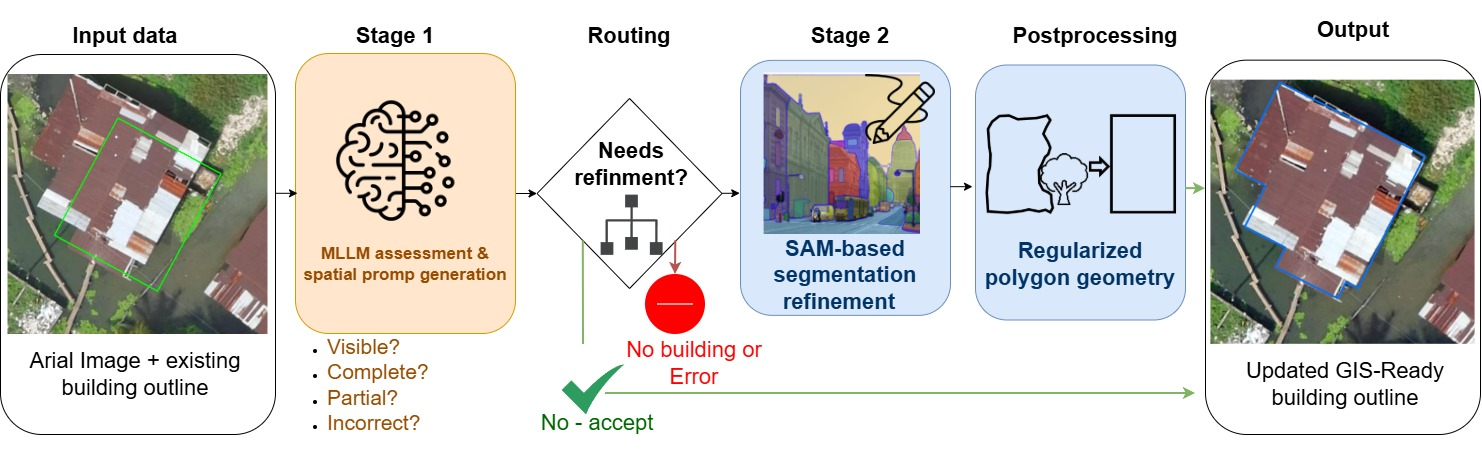
#> input picture Theory/Pictures/IntroduceWorkflow.jpg, 1482 x 454 px; its folder holds only this picture in this run
$ python -i tiler.py   (imports and definitions only)
#> lines starting #> are read from the running program, lines starting #| are printed output that depends on the picture
from __future__ import annotations
import numpy as np, cv2
import geopandas as gpd
import rasterio
from rasterio.windows import Window
from rasterio.enums import Resampling
from typing import Iterator, Tuple
import numpy as np, random
from shapely.geometry import Polygon, MultiPolygon, mapping

# [17 lines left out: functions local_to_global_points, to_rgb_uint8, not called in this run]

def enhance_local_contrast(rgb: np.ndarray) -> np.ndarray:
    try:
        lab = cv2.cvtColor(rgb, cv2.COLOR_RGB2LAB)
#> lab: shape (454, 1482, 3); mean of channels 0, 1, 2 209.9, 128.4, 130.5
        l, a, b = cv2.split(lab)
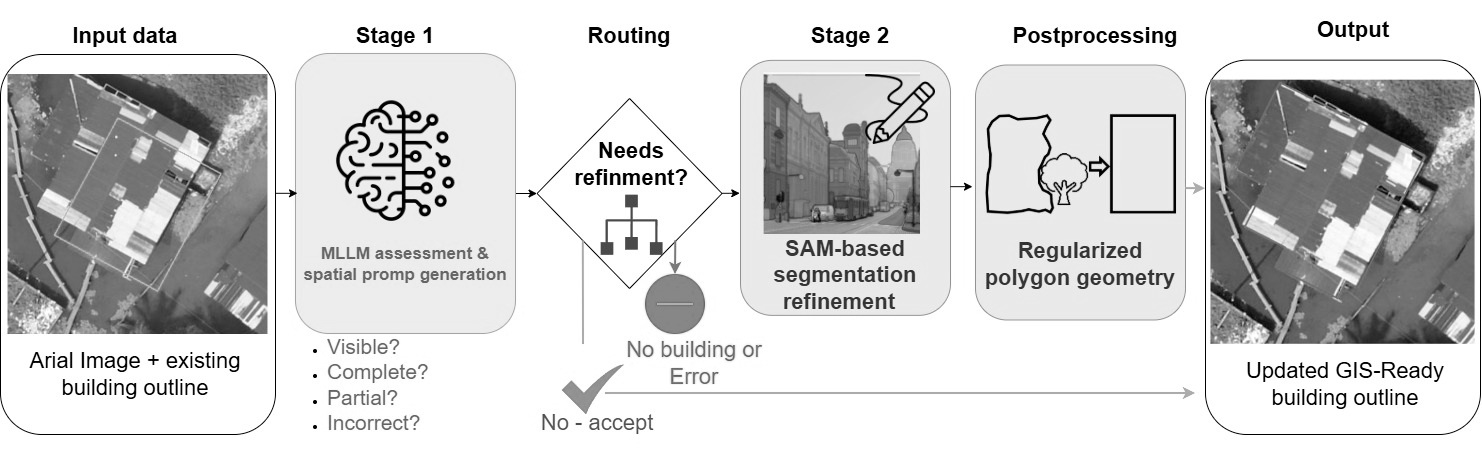
#> l: shape (454, 1482); min 0, max 255, mean 209.9
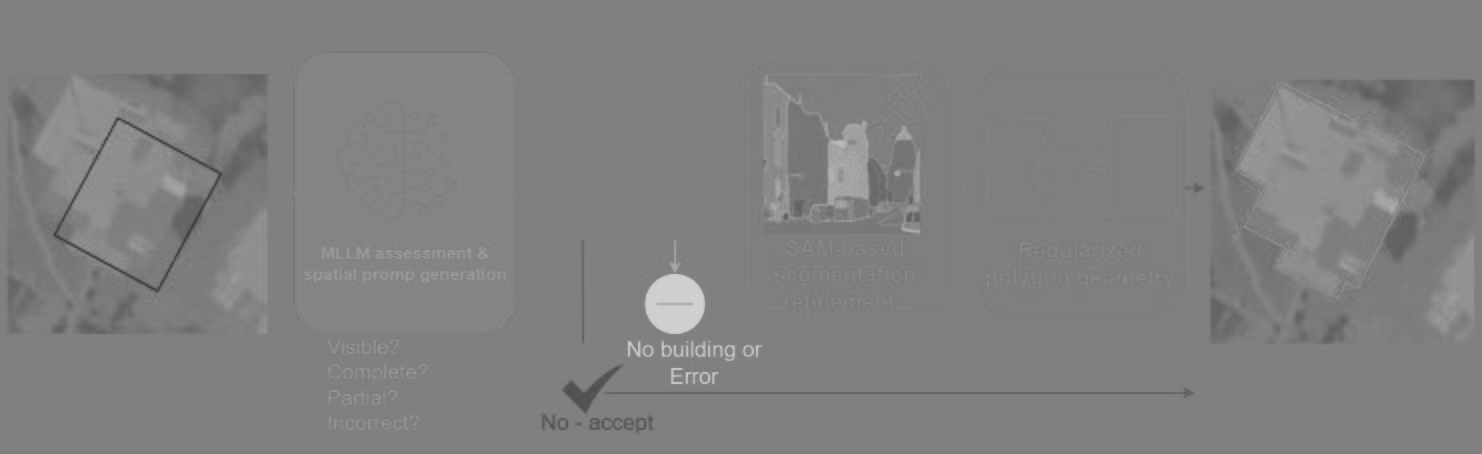
#> a: shape (454, 1482); min 62, max 208, mean 128.4
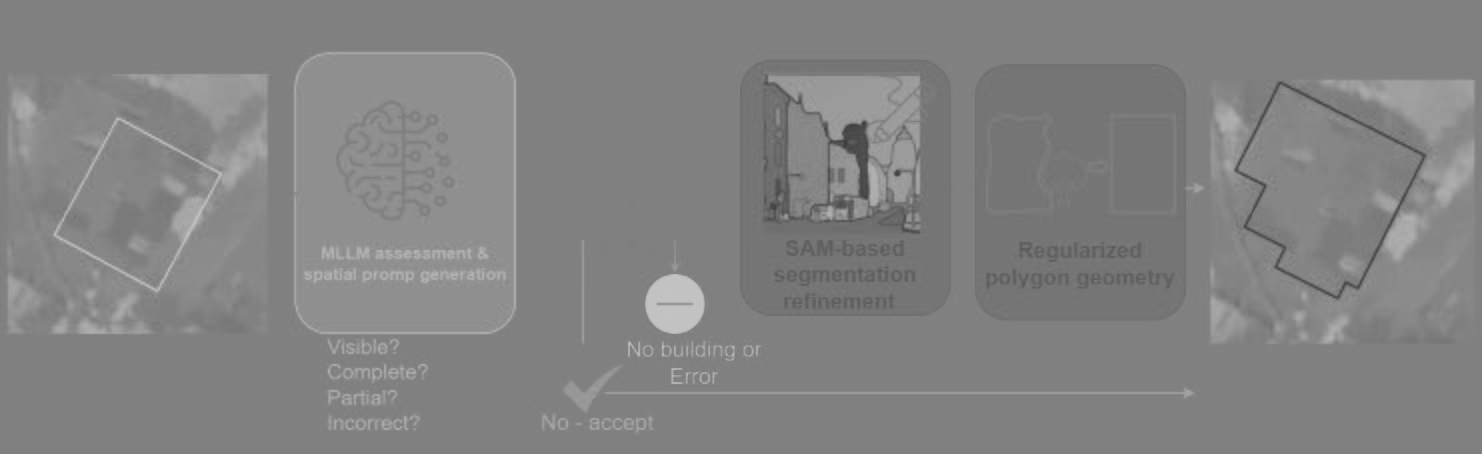
#> b: shape (454, 1482); min 61, max 195, mean 130.5
        clahe = cv2.createCLAHE(clipLimit=2.0, tileGridSize=(8, 8))
        l2 = clahe.apply(l)
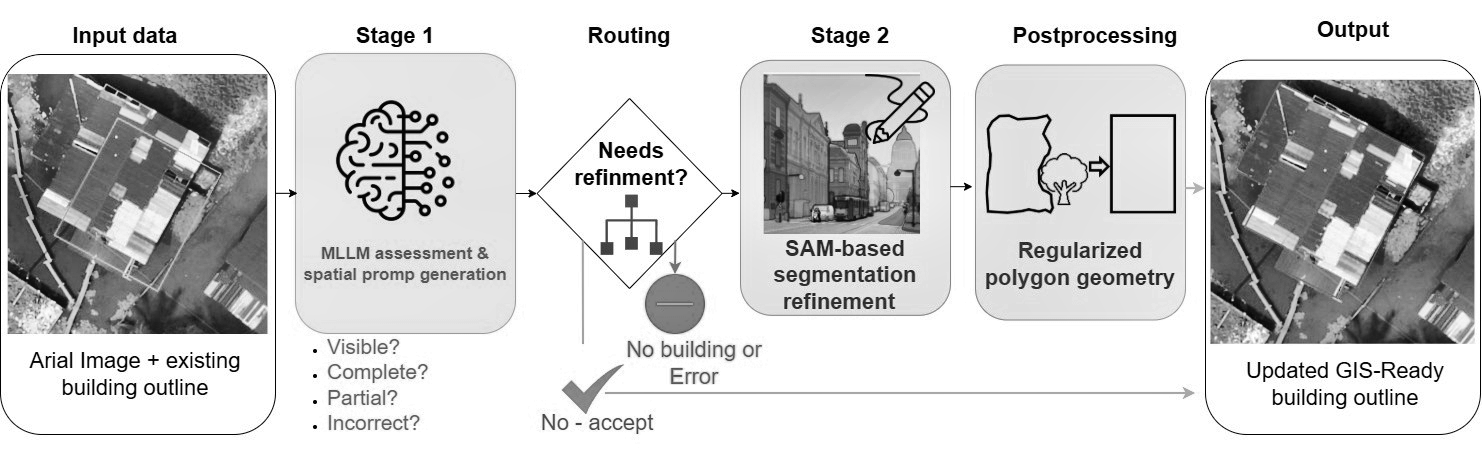
#> l2: shape (454, 1482); min 0, max 255, mean 206.5
        return cv2.cvtColor(cv2.merge([l2, a, b]), cv2.COLOR_LAB2RGB)
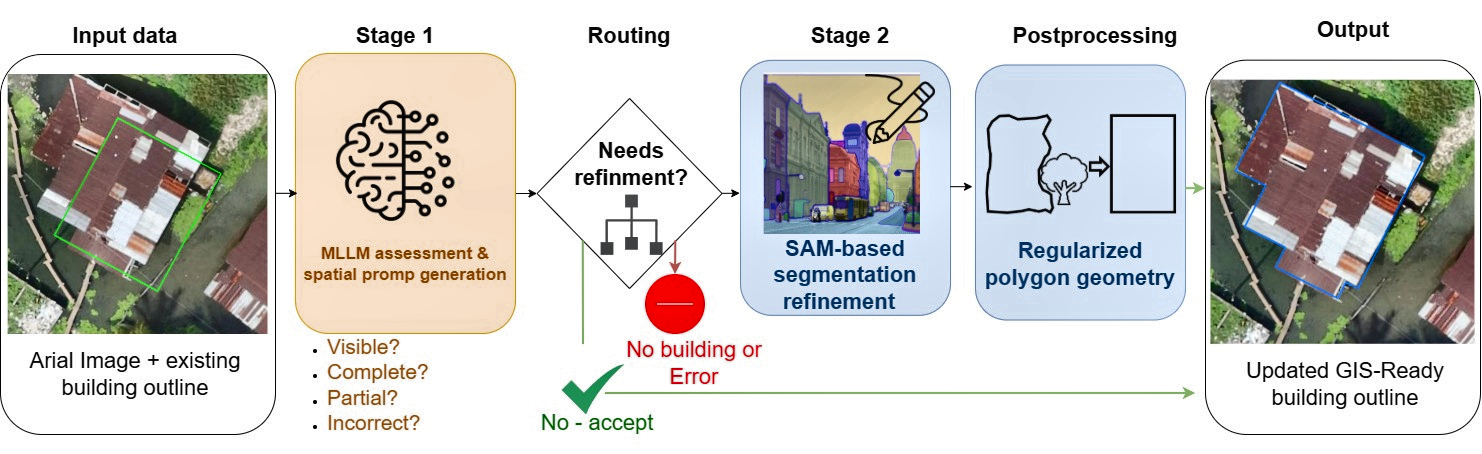
#> returned value: shape (454, 1482, 3); mean R, G, B 204.8, 203.2, 199.6
    except Exception:
        return rgb

# [79 lines left out: functions iter_tiles, crop_for_polygon, sample_polygons, not called in this run]

>>> import cv2
>>> picture = cv2.cvtColor(cv2.imread('../../Theory/Pictures/IntroduceWorkflow.jpg'), cv2.COLOR_BGR2RGB)
>>> result = enhance_local_contrast(picture)

$ run again, on Theory/Pictures/Attention.drawio.png
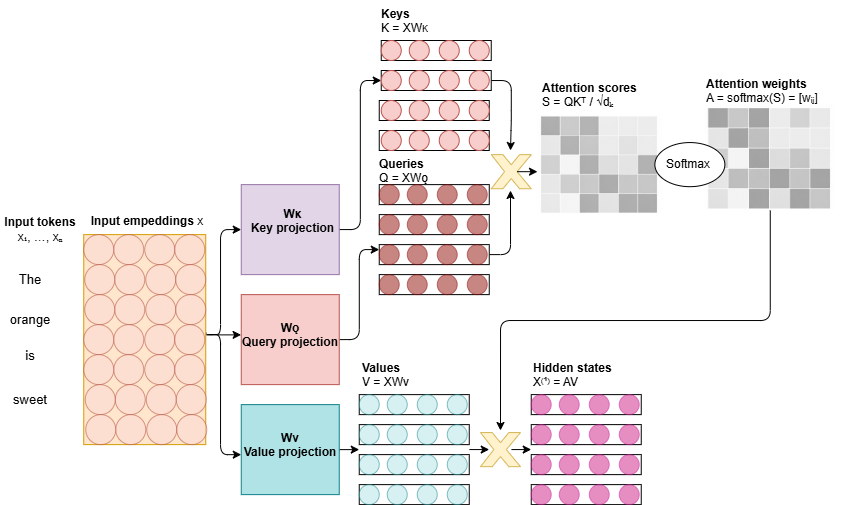
#> input picture Theory/Pictures/Attention.drawio.png, 855 x 505 px
#> lab: shape (505, 855, 3); mean of channels 0, 1, 2 239.6, 129.6, 128.8
#> in enhance_local_contrast, `l, a, b = cv2.split(lab)`:
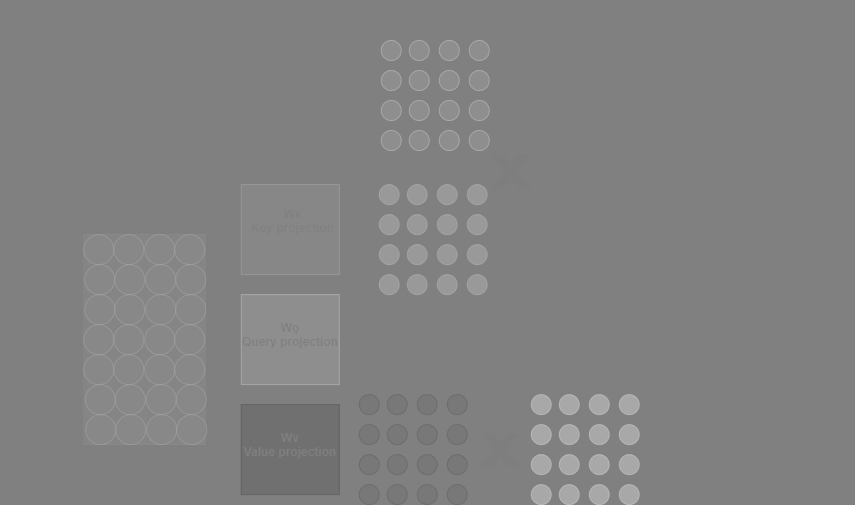
#> a: shape (505, 855); min 102, max 180, mean 129.6
#> in enhance_local_contrast, `return cv2.cvtColor(cv2.merge([l2, a, b]), cv2.COLOR_LAB2RGB)`:
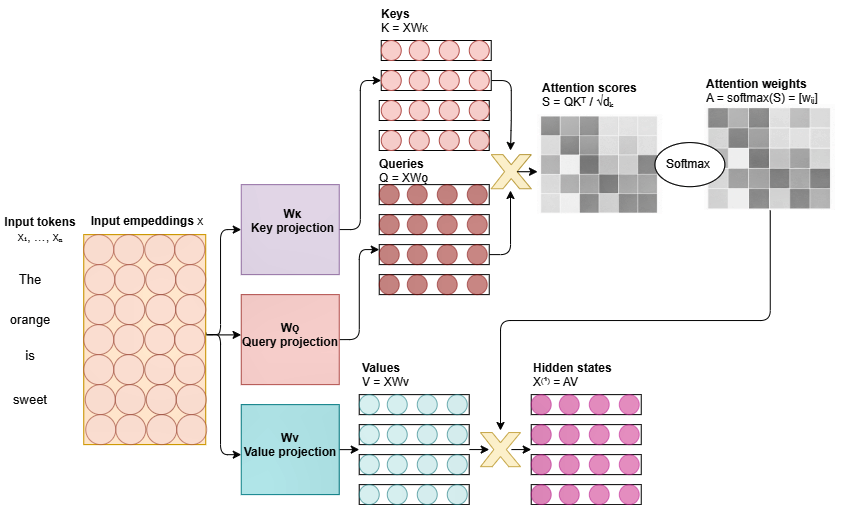
#> returned value: shape (505, 855, 3); mean R, G, B 239.6, 235.3, 235
